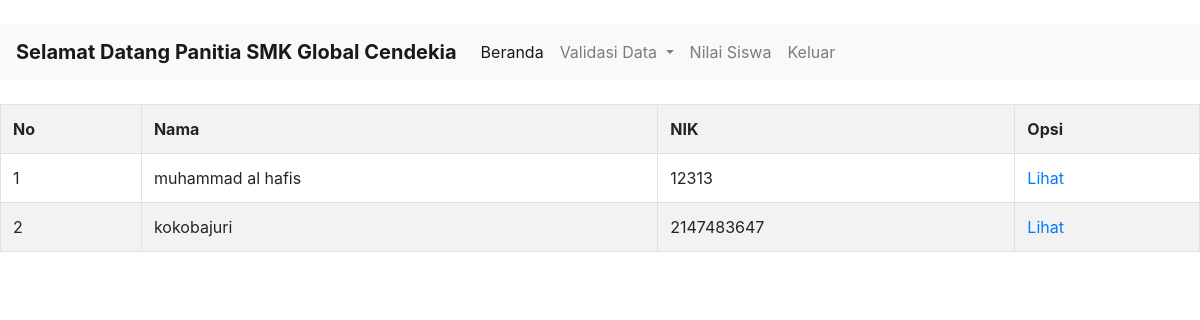
/datasiswa.php (signed in), run on the app's committed database.
### tables this page shows
CREATE TABLE `siswa` (
  `id` int(255) NOT NULL,
  `nama` varchar(100) NOT NULL,
  `nik` int(100) NOT NULL,
  `kewarganegaraan` varchar(100) NOT NULL,
  `nomor_hp` int(30) NOT NULL,
  `jenis_kelamin` varchar(30) NOT NULL,
  `tempat_lahir` varchar(30) NOT NULL,
  `tanggal_lahir` date NOT NULL,
  `tempat_tinggal` varchar(30) NOT NULL,
  `kecamatan` varchar(30) NOT NULL,
  `desa_kelurahan` varchar(30) NOT NULL,
  `dusun` varchar(30) NOT NULL,
  `kode_pos` int(30) NOT NULL,
  `jarak_tinggal` varchar(30) NOT NULL,
  `waktu_tempuh` varchar(30) NOT NULL,
  `jenis_transportasi` varchar(30) NOT NULL,
  `anak_ke` varchar(30) NOT NULL,
  `jumlah_saudara` varchar(30) NOT NULL,
  `tinggi_badan` varchar(30) NOT NULL,
  `berat_badan` varchar(30) NOT NULL,
  `jurusan` varchar(30) NOT NULL,
  `asal_sekolah` varchar(30) NOT NULL,
  `nisn` int(30) NOT NULL,
  `nis` int(30) NOT NULL,
  `no_ijazah` int(30) NOT NULL,
  `no_skhun` int(30) NOT NULL
);

### datasiswa.php (the view, shortened to what this page needs)
<!DOCTYPE html>
<html>
<head>
    <link rel="stylesheet" type="text/css" href="css/bootstrap.css">
</head>
<body>
<br/>
<nav class="navbar navbar-expand-lg navbar-light bg-light">
<a class="navbar-brand" href="#"><b> Selamat Datang Panitia SMK Global Cendekia</b></a>
 <div class="collapse navbar-collapse" id="navbarSupportedContent">
   <ul class="navbar-nav mr-auto">
   <li class="nav-item active">
       <a class="nav-link" href="panitia.php">Beranda<span class="sr-only">(current)</span></a>
     </li>
     <li class="nav-item dropdown">
            <a class="nav-link dropdown-toggle" href="#" id="navbarDropdown" role="button" data-toggle="dropdown" aria-haspopup="true" aria-expanded="false">
                    Validasi Data
            </a>
                </li>
     <li class="nav-item">
       <a class="nav-link" href="nilai.php">Nilai Siswa</a>
     </li>
     <li class="nav-item">
       <a class="nav-link" href="login.php" >Keluar</a>
     </li>
   </ul>
</div>
</nav>
<br/>
<div table-responsive>
<table class="table table-bordered table-striped table-hover" border="1">
    <tr>
    <th>No</th>
    <th>Nama</th>
    <th>NIK</th>
    <th>Opsi</th>
    </tr>
                <?php
                    include 'koneksi.php';
                    $data = mysqli_query($conn,"SELECT * from siswa");
                    $no = 1;
                    while($d = mysqli_fetch_array($data)){
                        ?>
                   <tr>
                            <td><?php echo $no++; ?></td>
                            <td><?php echo $d['nama']; ?></td>
                            <td><?php echo $d['nik']; ?></td>
                            <td>
                            <a href="lihatdata.php?id=<?php echo $d['id']; ?>">Lihat</a>
                        </td>
                    </tr>
                   <?php }?>
            </table>
            </div>
</body>
</html>

### data on the page
siswa: nama "muhammad al hafis", nik "12313"
siswa: nama "kokobajuri", nik "2147483647"
